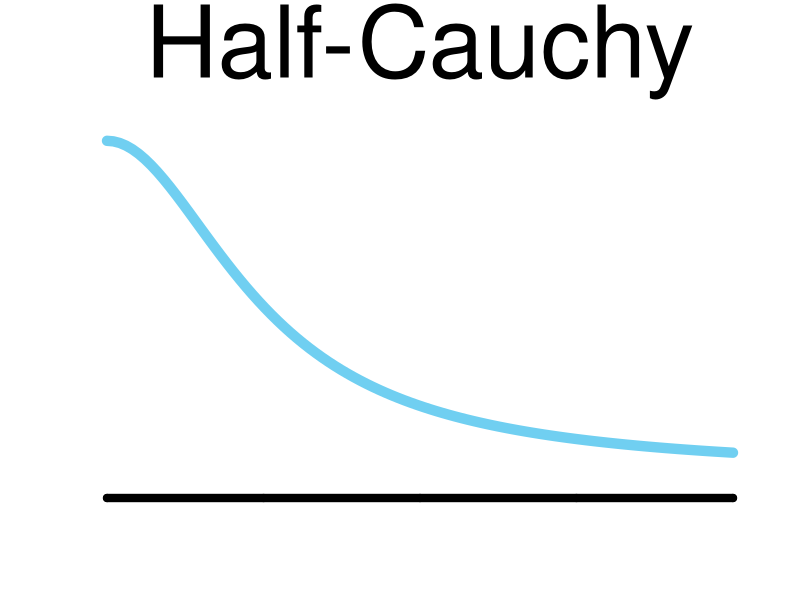
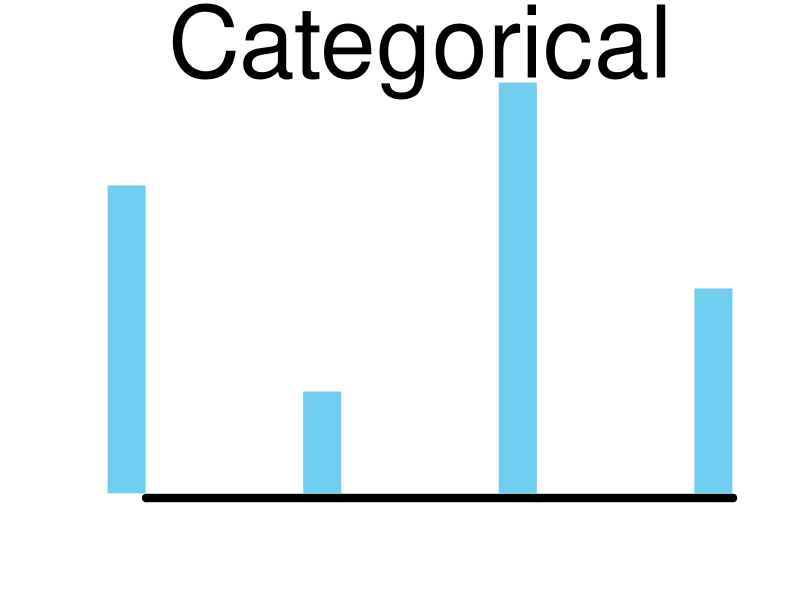
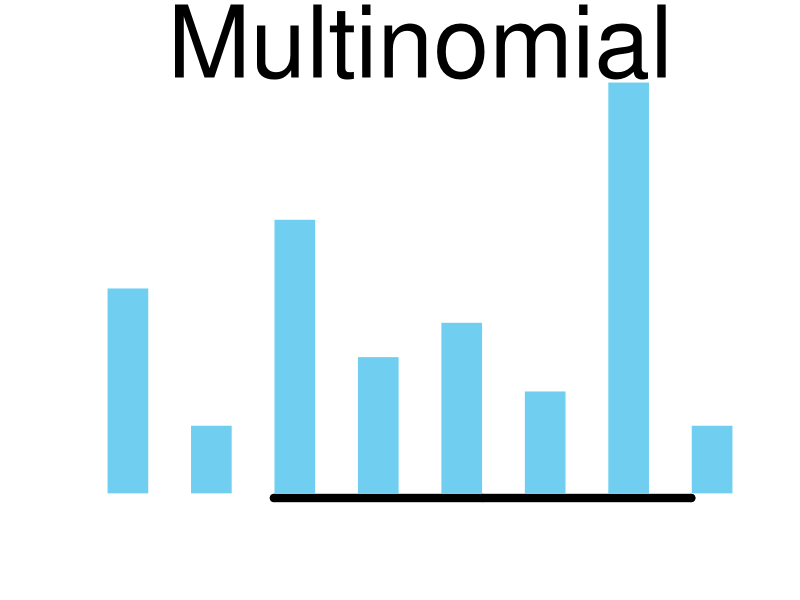
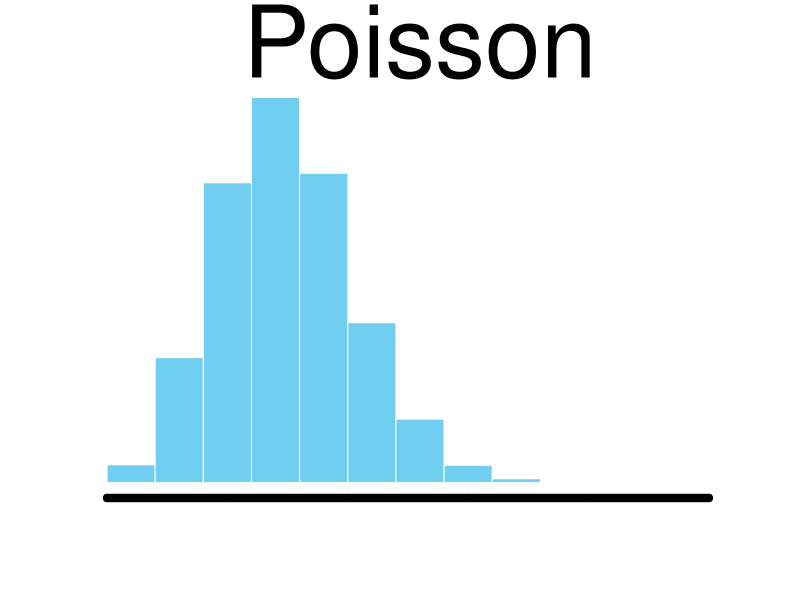

Write R code to recreate these figures, in order.
# This script plots the little decorative probability distributions used in Fig 1 (although they were edited further in Inkscape)

pdf(file = "cauchy.pdf")
plot(seq(0, 4, length.out=100), dcauchy(seq(0, 4, length.out=100), 0, 1), type = "l", lwd=10, col="#70CFF1", axes=F, xlab="", ylab="", ylim=c(-.01, .36), main = "Half-Cauchy", cex.main=6, family="sans", font.main=1)
axis(1, labels = FALSE, tck=0, lwd=8)
dev.off()

pdf(file = "categorical.pdf")
barplot(c(3,1,4,2), col="#70CFF1", border = F, axes=F, main = "Categorical", cex.main=6, family="sans", font.main=1, space=4)
axis(1, labels = FALSE, tck=0, lwd=8)
dev.off()

pdf(file = "multinomial.pdf")
barplot(c(3,1,4,2,2.5,1.5, 6, 1), col="#70CFF1", border = F, axes=F, main = "Multinomial", cex.main=6, family="sans", font.main=1, space=1)
axis(1, labels = FALSE, tck=0, lwd=8)
dev.off()

pdf(file = "poisson.pdf", height=5, width=6)
hist(rpois(10000, 8), border = F, col = "#70CFF1", main = "Poisson", xlab="", ylab="", cex.main=6, family="sans", font.main=1, axes=F)
axis(1, labels = FALSE, tck=0, lwd=8)
dev.off()
